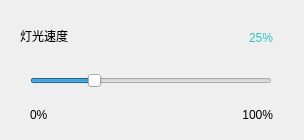
<?xml version="1.0" encoding="UTF-8"?>
<ui version="4.0">
 <class>ModuleEfSpeed</class>
 <widget class="QFrame" name="ModuleEfSpeed">
  <property name="geometry">
   <rect>
    <x>0</x>
    <y>0</y>
    <width>304</width>
    <height>140</height>
   </rect>
  </property>
  <property name="windowTitle">
   <string>Frame</string>
  </property>
  <widget class="QSlider" name="horiCyanSlider">
   <property name="geometry">
    <rect>
     <x>30</x>
     <y>65</y>
     <width>242</width>
     <height>32</height>
    </rect>
   </property>
   <property name="font">
    <font>
     <bold>true</bold>
    </font>
   </property>
   <property name="maximum">
    <number>4</number>
   </property>
   <property name="singleStep">
    <number>1</number>
   </property>
   <property name="pageStep">
    <number>1</number>
   </property>
   <property name="value">
    <number>1</number>
   </property>
   <property name="orientation">
    <enum>Qt::Orientation::Horizontal</enum>
   </property>
  </widget>
  <widget class="QLabel" name="labelTitle2">
   <property name="geometry">
    <rect>
     <x>220</x>
     <y>30</y>
     <width>53</width>
     <height>15</height>
    </rect>
   </property>
   <property name="toolTip">
    <string notr="true"/>
   </property>
   <property name="styleSheet">
    <string notr="true">color: #2DC3BE;</string>
   </property>
   <property name="text">
    <string>25%</string>
   </property>
   <property name="alignment">
    <set>Qt::AlignmentFlag::AlignRight|Qt::AlignmentFlag::AlignTrailing|Qt::AlignmentFlag::AlignVCenter</set>
   </property>
  </widget>
  <widget class="QLabel" name="labelTitleL2">
   <property name="geometry">
    <rect>
     <x>220</x>
     <y>105</y>
     <width>53</width>
     <height>20</height>
    </rect>
   </property>
   <property name="toolTip">
    <string notr="true"/>
   </property>
   <property name="styleSheet">
    <string notr="true"/>
   </property>
   <property name="text">
    <string>100%</string>
   </property>
   <property name="alignment">
    <set>Qt::AlignmentFlag::AlignRight|Qt::AlignmentFlag::AlignTrailing|Qt::AlignmentFlag::AlignVCenter</set>
   </property>
  </widget>
  <widget class="QLabel" name="labelTitle1">
   <property name="geometry">
    <rect>
     <x>20</x>
     <y>20</y>
     <width>101</width>
     <height>31</height>
    </rect>
   </property>
   <property name="styleSheet">
    <string notr="true"/>
   </property>
   <property name="text">
    <string>灯光速度</string>
   </property>
  </widget>
  <widget class="QLabel" name="labelTitleL1">
   <property name="geometry">
    <rect>
     <x>30</x>
     <y>105</y>
     <width>53</width>
     <height>20</height>
    </rect>
   </property>
   <property name="toolTip">
    <string notr="true"/>
   </property>
   <property name="styleSheet">
    <string notr="true"/>
   </property>
   <property name="text">
    <string>0%</string>
   </property>
  </widget>
 </widget>
 <resources/>
 <connections/>
</ui>
